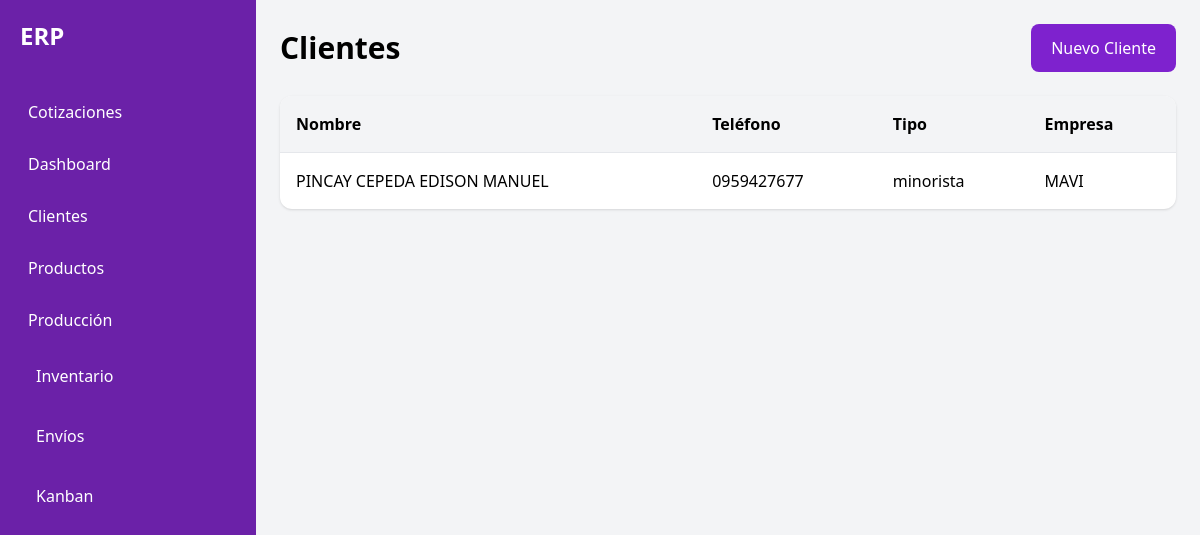
Before: /clients/ with the older database file.
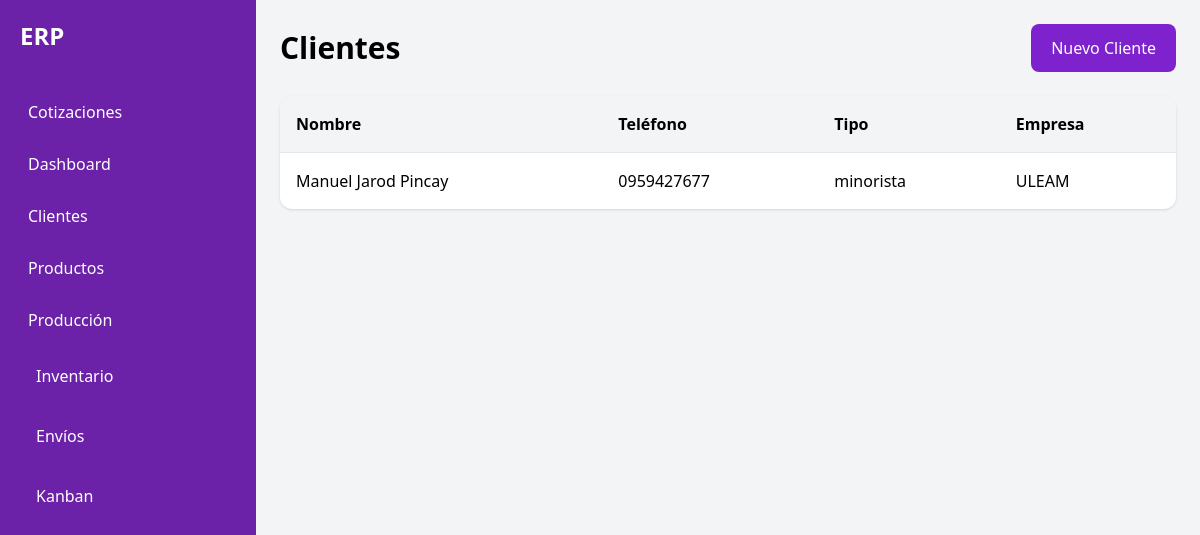
After: the same page with the newer database file.
### app/models/client.py (models this page shows)
class Client(Base):
    __tablename__ = "clients"
    id = Column(Integer, primary_key=True, index=True)
    name = Column(String)
    company = Column(String)
    ruc_ci = Column(String)
    phone = Column(String)
    email = Column(String)
    address = Column(Text)
    client_type = Column(String)
    observations = Column(Text)

### app/routes/clients.py (the view)
@router.get(
    "/",
    response_class=HTMLResponse
)
async def clients_page(
    request: Request,
    db: Session = Depends(get_db)
):
    clients = db.query(Client).all()
    return templates.TemplateResponse(
        request=request,
        name="clients.html",
        context={
            "clients": clients
        }
    )

### app/templates/clients.html
{% extends 'base.html' %}
{% block content %}
<div class="flex justify-between items-center mb-6">
    <h1 class="text-3xl font-bold">
        Clientes
    </h1>
    <a
        href="/clients/new"
        class="bg-purple-700 text-white px-5 py-3 rounded-lg"
    >
        Nuevo Cliente
    </a>
</div>
<div class="bg-white rounded-xl shadow overflow-hidden">
    <table class="w-full">
        <thead class="bg-gray-100">
            <tr>
                <th class="text-left p-4">Nombre</th>
                <th class="text-left p-4">Teléfono</th>
                <th class="text-left p-4">Tipo</th>
                <th class="text-left p-4">Empresa</th>
            </tr>
        </thead>
        <tbody>
            {% for client in clients %}
            <tr class="border-t">
                <td class="p-4">
                    {{ client.name }}
                </td>
                <td class="p-4">
                    {{ client.phone }}
                </td>
                <td class="p-4">
                    {{ client.client_type }}
                </td>
                <td class="p-4">
                    {{ client.company }}
                </td>
            </tr>
            {% endfor %}
        </tbody>
    </table>
</div>
{% endblock %}

Changed rows visible on the page:
changed Client "minorista": name "PINCAY CEPEDA EDISON MANUEL" → "Manuel Jarod Pincay"; company "MAVI" → "ULEAM"
